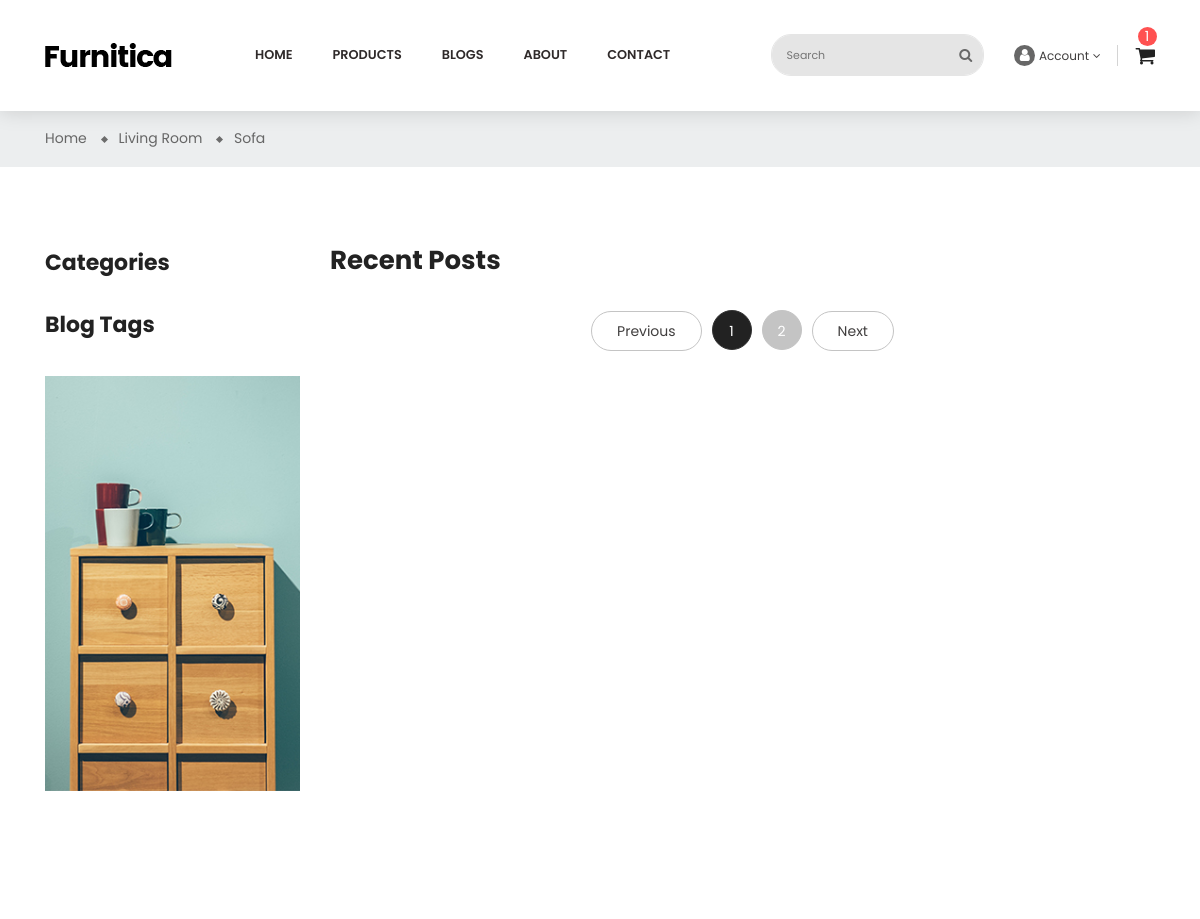
/blogs/ (upper part), run on an earlier commit of the app's database.
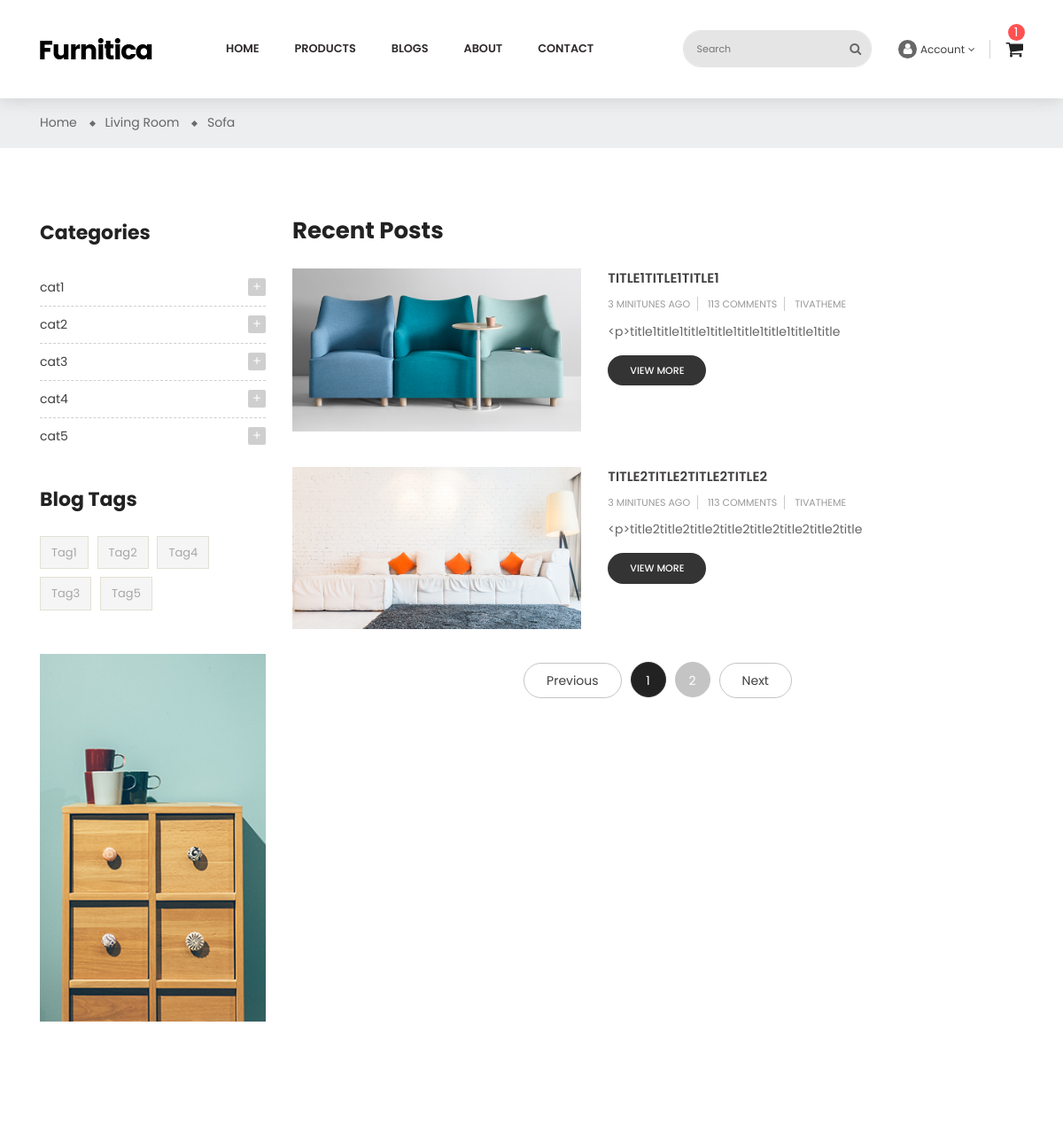
And on a later commit of the database.
### apps/blogs/models.py (models this page shows, shortened)
class BlogCategoryModel(BaseModel):
    title = models.CharField(max_length=128)
    class Meta:
        verbose_name = 'Blog category'
        verbose_name_plural = 'Blog categories'

class BlogTagModel(BaseModel):
    title = models.CharField(max_length=128)
    class Meta:
        verbose_name = 'Blog tag'
        verbose_name_plural = 'Blog tags'

class BlogModel(BaseModel):
    class BlogStatus(models.TextChoices):
        DRAFT = 'DRAFT'
        PUBLISHED = 'PUBLISHED'
        DELETED = 'DELETED'
    image = models.ImageField(upload_to='blog-post/')
    title = models.CharField(max_length=128)
    content = RichTextUploadingField()
    views_count = models.PositiveIntegerField(default=1)
    status = models.CharField(
        max_length=20,
        choices=BlogStatus,
        default=BlogStatus.DRAFT
    )
    author = models.ForeignKey(
        BlogAuthorModel,
        on_delete=models.CASCADE,
        related_name='blogs'
    )
    category = models.ManyToManyField(
        BlogCategoryModel,
        related_name='blogs'
    )
    tag = models.ManyToManyField(
        BlogTagModel,
        related_name='blogs'
    )
    class Meta:
        verbose_name = 'Blog'
        verbose_name_plural = 'Blogs'

### apps/blogs/views.py (the view)
# urls.py: path('',views.blogs_list_view,name='list'),
def blogs_list_view(request):
    categories = BlogCategoryModel.objects.all()
    tags = BlogTagModel.objects.all()
    blogs = BlogModel.objects.filter(
        status=BlogModel.BlogStatus.PUBLISHED
    )
    context = {
        "blogs":blogs,
        "categories": categories,
        "tags": tags,
    }
    return render(
        request,'blog-list-sidebar-left.html',
        context
    )

### templates/blog-list-sidebar-left.html (shortened to what the changed rows need)
{% extends 'layout/base.html' %}
{% load static %}
{% block id %}id="blog-list-sidebar-left" class="blog"{% endblock %}
{% block content %}
    <div class="main-content">
        <div id="wrapper-site">
            <div id="content-wrapper">
                <div id="main">
                    <div class="page-home">
                        <div class="container">
                            <div class="content">
                                <div class="row">
                                    <div class="sidebar-3 sidebar-collection col-lg-3 col-md-3 col-sm-4">
                                        <div class="sidebar-block">
                                            <div class="block-content">
                                                {% for cat in categories %}
                                                    <div class="cateTitle hasSubCategory open level1">
                                                        <span class="arrow collapse-icons collapsed" data-toggle="collapse" data-target="#cat{{ forloop.counter }}" aria-expanded="false" role="status">
                                                            <i class="zmdi zmdi-plus"></i>
                                                        </span>
                                                        <a class="cateItem" href="#">{{ cat.title }}</a>
                                                    </div>
                                                {% endfor %}
                                            </div>
                                        </div>
                                        <div class="sidebar-block product-tags">
                                            <div class="block-content">
                                                <ul class="listSidebarBlog list-unstyled">
                                                    {% for tag in tags %}
                                                        <li>
                                                        <a href="#" title="Show products matching tag Hot Trend">{{ tag.title }}</a>
                                                    </li>
                                                    {% endfor %}
                                                </ul>
                                            </div>
                                        </div>
                                    </div>
                                    <div class="col-sm-8 col-lg-9 col-md-9 flex-xs-first main-blogs">
                                        <h2>Recent Posts</h2>
                                        {% for blog in blogs %}
                                            <div class="list-content row">
                                            <div class="hover-after col-md-5 col-xs-12">
                                                <a href="">
                                                    <img src="{{ blog.image.url }}">
                                                </a>
                                            </div>
                                            <div class="late-item col-md-7 col-xs-12">
                                                <p class="content-title">
                                                    <a href="blog-detail.html">{{ blog.title }}</a>
                                                </p>
                                                <p class="post-info">
                                                    <span>3 minitunes ago</span>
                                                    <span>113 Comments</span>
                                                    <span>TIVATHEME</span>
                                                </p>
                                                <p>{{ blog.content|slice:":50" }}</p>
                                                <span class="view-more">
                                                    <a href="blog-detail.html">view more</a>
                                                </span>
                                            </div>
                                        </div>
                                        {% endfor %}
                                    </div>
                                </div>
                            </div>
                        </div>
                    </div>
                </div>
            </div>
        </div>
    </div>
{% endblock %}

What changed in the data, as far as the page shows it:
added BlogCategoryModel: title "cat1"
added BlogCategoryModel: title "cat2"
added BlogCategoryModel: title "cat3"
added BlogCategoryModel: title "cat4"
added BlogCategoryModel: title "cat5"
added BlogTagModel: title "Tag1"
added BlogTagModel: title "Tag2"
added BlogTagModel: title "Tag4"
added BlogTagModel: title "Tag3"
added BlogTagModel: title "Tag5"
added BlogModel: image (picture), title "TITLE1TITLE1TITLE1", content "<p>title1title1title1title1title1title1title1title"
added BlogModel: image (picture), title "TITLE2TITLE2TITLE2TITLE2", content "<p>title2title2title2title2title2title2title2title"
